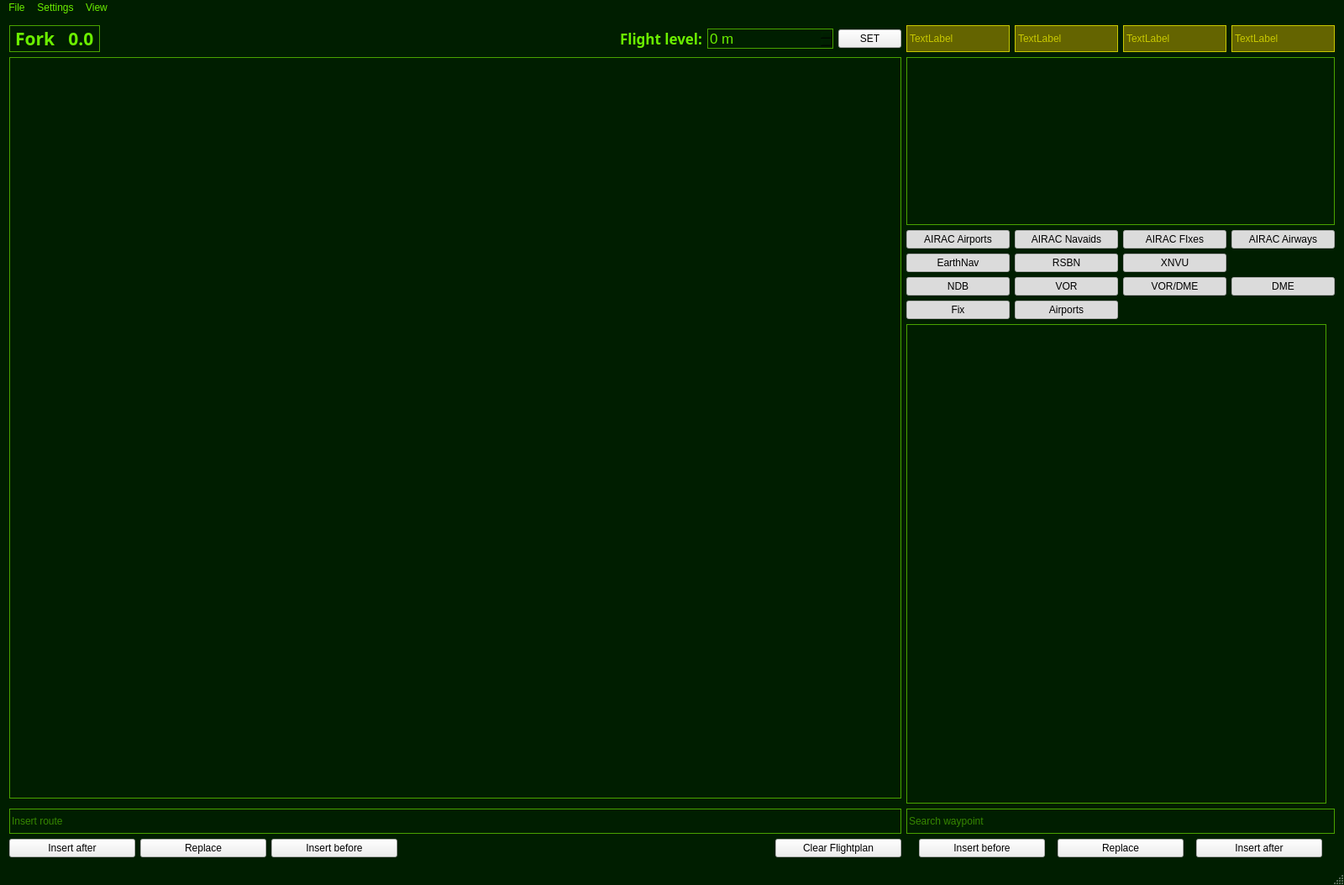
<?xml version="1.0" encoding="UTF-8"?>
<ui version="4.0">
 <class>MainWindow</class>
 <widget class="QMainWindow" name="MainWindow">
  <property name="geometry">
   <rect>
    <x>0</x>
    <y>0</y>
    <width>1600</width>
    <height>1054</height>
   </rect>
  </property>
  <property name="sizePolicy">
   <sizepolicy hsizetype="Preferred" vsizetype="Preferred">
    <horstretch>0</horstretch>
    <verstretch>0</verstretch>
   </sizepolicy>
  </property>
  <property name="font">
   <font>
    <pointsize>9</pointsize>
   </font>
  </property>
  <property name="windowTitle">
   <string>XNVU Calculator v0.24</string>
  </property>
  <property name="styleSheet">
   <string notr="true">
#centralWidget, #label, #labelInsertRoute, #menuBar, #mainToolBar, #statusBar, #menuFile, #menuSettings
{
	background-color: rgb(0, 30, 0);
	color: rgb(107, 239, 0);
}


#frameDescription, #labelFork, #labelAltitude
{
	background-color: rgb(0, 30, 0);
	color: rgb(107, 239, 0);
	border: 1px solid;
	border-color: rgb(73, 163, 0);
}

#labelIWPName2, #labelWPLatlon, #labelWPMagVar, #labelWPNote, #labelWPType, #labelWPType2, #labelFlightLevel
{
	color: rgb(107, 239, 0);
}

#label_alignATS, #label_alignEarthNav, #label_alignWPS, #label_alignFMS
{
	background-color: rgb(100, 100, 0);
	color: rgb(200, 200, 0);
	border: 1px solid;
	border-color: rgb(200, 200, 0);
}

#listWidget, #tableWidget
{
	background-color: rgb(0, 30, 0);
	color: rgb(107, 239, 0);

	border: 1px solid;
	border-color: rgb(73, 163, 0);

	selection-background-color : rgb(73, 163, 0);
	selection-color: rgb(0, 0, 0);
}

#pushButtonInsertAfter, #pushButtonInsertBefore, #pushButtonReplace, #pushButtonRouteInsertAfter, #pushButtonRouteReplace, #pushButtonRouteInsertBefore, #pushButton_ClearFlightplan, #pushButton_showAIRAC_Airports, #pushButton_showAIRAC_Airways, #pushButton_showAIRAC_Navaids, #pushButton_showAIRAC_Fixes, #pushButton_showAirports, #pushButton_showDME, #pushButton_showEarthNav, #pushButton_showFix, #pushButton_showNDB, #pushButton_showRSBN, #pushButton_showVOR, #pushButton_showVORDME, #pushButton_showXNVU, #pushButtonSetFL
{
	background-color: rgb(73, 163, 0);
	color: rgb(0, 0, 0);
}

#lineEdit, #lineEditRoute, #lineEdit_FlightLevel, #spinBoxFL
{
	background-color: rgb(0, 30, 0);
	color: rgb(107, 239, 0);
	border: 1px solid;
	border-color: rgb(73, 163, 0);
}
</string>
  </property>
  <widget class="QWidget" name="centralWidget">
   <property name="styleSheet">
    <string notr="true"/>
   </property>
   <layout class="QGridLayout" name="gridLayout">
    <item row="2" column="5" rowspan="2">
     <layout class="QGridLayout" name="gridLayout_3">
      <item row="0" column="1">
       <widget class="QPushButton" name="pushButton_showAIRAC_Navaids">
        <property name="text">
         <string>AIRAC Navaids</string>
        </property>
        <property name="checkable">
         <bool>true</bool>
        </property>
        <property name="checked">
         <bool>true</bool>
        </property>
       </widget>
      </item>
      <item row="0" column="2">
       <widget class="QPushButton" name="pushButton_showAIRAC_Fixes">
        <property name="text">
         <string>AIRAC FIxes</string>
        </property>
        <property name="checkable">
         <bool>true</bool>
        </property>
        <property name="checked">
         <bool>true</bool>
        </property>
       </widget>
      </item>
      <item row="0" column="3">
       <widget class="QPushButton" name="pushButton_showAIRAC_Airways">
        <property name="text">
         <string>AIRAC Airways</string>
        </property>
        <property name="checkable">
         <bool>true</bool>
        </property>
        <property name="checked">
         <bool>true</bool>
        </property>
       </widget>
      </item>
      <item row="0" column="0">
       <widget class="QPushButton" name="pushButton_showAIRAC_Airports">
        <property name="text">
         <string>AIRAC Airports</string>
        </property>
        <property name="checkable">
         <bool>true</bool>
        </property>
        <property name="checked">
         <bool>true</bool>
        </property>
       </widget>
      </item>
      <item row="1" column="1">
       <widget class="QPushButton" name="pushButton_showRSBN">
        <property name="text">
         <string>RSBN</string>
        </property>
        <property name="checkable">
         <bool>true</bool>
        </property>
        <property name="checked">
         <bool>true</bool>
        </property>
       </widget>
      </item>
      <item row="1" column="0">
       <widget class="QPushButton" name="pushButton_showEarthNav">
        <property name="text">
         <string>EarthNav</string>
        </property>
        <property name="checkable">
         <bool>true</bool>
        </property>
        <property name="checked">
         <bool>true</bool>
        </property>
       </widget>
      </item>
      <item row="1" column="2">
       <widget class="QPushButton" name="pushButton_showXNVU">
        <property name="text">
         <string>XNVU</string>
        </property>
        <property name="checkable">
         <bool>true</bool>
        </property>
        <property name="checked">
         <bool>true</bool>
        </property>
       </widget>
      </item>
      <item row="3" column="0">
       <widget class="QPushButton" name="pushButton_showNDB">
        <property name="text">
         <string>NDB</string>
        </property>
        <property name="checkable">
         <bool>true</bool>
        </property>
        <property name="checked">
         <bool>true</bool>
        </property>
       </widget>
      </item>
      <item row="3" column="1">
       <widget class="QPushButton" name="pushButton_showVOR">
        <property name="text">
         <string>VOR</string>
        </property>
        <property name="checkable">
         <bool>true</bool>
        </property>
        <property name="checked">
         <bool>true</bool>
        </property>
       </widget>
      </item>
      <item row="3" column="2">
       <widget class="QPushButton" name="pushButton_showVORDME">
        <property name="text">
         <string>VOR/DME</string>
        </property>
        <property name="checkable">
         <bool>true</bool>
        </property>
        <property name="checked">
         <bool>true</bool>
        </property>
       </widget>
      </item>
      <item row="3" column="3">
       <widget class="QPushButton" name="pushButton_showDME">
        <property name="text">
         <string>DME</string>
        </property>
        <property name="checkable">
         <bool>true</bool>
        </property>
        <property name="checked">
         <bool>true</bool>
        </property>
       </widget>
      </item>
      <item row="4" column="0">
       <widget class="QPushButton" name="pushButton_showFix">
        <property name="text">
         <string>Fix</string>
        </property>
        <property name="checkable">
         <bool>true</bool>
        </property>
        <property name="checked">
         <bool>true</bool>
        </property>
       </widget>
      </item>
      <item row="4" column="1">
       <widget class="QPushButton" name="pushButton_showAirports">
        <property name="text">
         <string>Airports</string>
        </property>
        <property name="checkable">
         <bool>true</bool>
        </property>
        <property name="checked">
         <bool>true</bool>
        </property>
       </widget>
      </item>
     </layout>
    </item>
    <item row="16" column="0" colspan="5">
     <widget class="QLineEdit" name="lineEditRoute">
      <property name="sizePolicy">
       <sizepolicy hsizetype="Expanding" vsizetype="Fixed">
        <horstretch>1</horstretch>
        <verstretch>0</verstretch>
       </sizepolicy>
      </property>
      <property name="minimumSize">
       <size>
        <width>0</width>
        <height>30</height>
       </size>
      </property>
      <property name="toolTip">
       <string/>
      </property>
      <property name="statusTip">
       <string/>
      </property>
      <property name="whatsThis">
       <string/>
      </property>
      <property name="accessibleName">
       <string/>
      </property>
      <property name="accessibleDescription">
       <string/>
      </property>
      <property name="inputMethodHints">
       <set>Qt::ImhNone</set>
      </property>
      <property name="placeholderText">
       <string>Insert route</string>
      </property>
      <property name="cursorMoveStyle">
       <enum>Qt::LogicalMoveStyle</enum>
      </property>
      <property name="clearButtonEnabled">
       <bool>false</bool>
      </property>
     </widget>
    </item>
    <item row="17" column="0">
     <widget class="QPushButton" name="pushButtonRouteInsertAfter">
      <property name="maximumSize">
       <size>
        <width>150</width>
        <height>16777215</height>
       </size>
      </property>
      <property name="styleSheet">
       <string notr="true"/>
      </property>
      <property name="text">
       <string>Insert after</string>
      </property>
     </widget>
    </item>
    <item row="17" column="1">
     <widget class="QPushButton" name="pushButtonRouteReplace">
      <property name="maximumSize">
       <size>
        <width>150</width>
        <height>16777215</height>
       </size>
      </property>
      <property name="styleSheet">
       <string notr="true"/>
      </property>
      <property name="text">
       <string>Replace</string>
      </property>
     </widget>
    </item>
    <item row="17" column="2">
     <widget class="QPushButton" name="pushButtonRouteInsertBefore">
      <property name="maximumSize">
       <size>
        <width>150</width>
        <height>16777215</height>
       </size>
      </property>
      <property name="styleSheet">
       <string notr="true"/>
      </property>
      <property name="text">
       <string>Insert before</string>
      </property>
     </widget>
    </item>
    <item row="1" column="0" rowspan="14" colspan="5">
     <widget class="QFlightplanTable" name="tableWidget">
      <property name="sizePolicy">
       <sizepolicy hsizetype="Expanding" vsizetype="Expanding">
        <horstretch>1</horstretch>
        <verstretch>1</verstretch>
       </sizepolicy>
      </property>
      <property name="styleSheet">
       <string notr="true"/>
      </property>
      <property name="editTriggers">
       <set>QAbstractItemView::NoEditTriggers</set>
      </property>
      <property name="selectionMode">
       <enum>QAbstractItemView::SingleSelection</enum>
      </property>
      <property name="selectionBehavior">
       <enum>QAbstractItemView::SelectRows</enum>
      </property>
      <property name="columnCount">
       <number>9</number>
      </property>
      <attribute name="horizontalHeaderVisible">
       <bool>false</bool>
      </attribute>
      <attribute name="horizontalHeaderHighlightSections">
       <bool>false</bool>
      </attribute>
      <attribute name="verticalHeaderVisible">
       <bool>false</bool>
      </attribute>
      <column/>
      <column/>
      <column/>
      <column/>
      <column/>
      <column/>
      <column/>
      <column/>
      <column/>
     </widget>
    </item>
    <item row="1" column="5">
     <widget class="QFrameClickable" name="frameDescription">
      <property name="minimumSize">
       <size>
        <width>510</width>
        <height>200</height>
       </size>
      </property>
      <property name="maximumSize">
       <size>
        <width>510</width>
        <height>200</height>
       </size>
      </property>
      <property name="frameShape">
       <enum>QFrame::StyledPanel</enum>
      </property>
      <property name="frameShadow">
       <enum>QFrame::Raised</enum>
      </property>
      <widget class="QLabel" name="labelWPType">
       <property name="geometry">
        <rect>
         <x>0</x>
         <y>40</y>
         <width>501</width>
         <height>31</height>
        </rect>
       </property>
       <property name="font">
        <font>
         <family>TeX Gyre Schola</family>
         <pointsize>11</pointsize>
         <weight>75</weight>
         <bold>true</bold>
         <underline>false</underline>
        </font>
       </property>
       <property name="styleSheet">
        <string notr="true"/>
       </property>
       <property name="text">
        <string/>
       </property>
       <property name="alignment">
        <set>Qt::AlignCenter</set>
       </property>
      </widget>
      <widget class="QLabel" name="labelIWPName2">
       <property name="geometry">
        <rect>
         <x>0</x>
         <y>70</y>
         <width>501</width>
         <height>31</height>
        </rect>
       </property>
       <property name="sizePolicy">
        <sizepolicy hsizetype="Preferred" vsizetype="Preferred">
         <horstretch>1</horstretch>
         <verstretch>0</verstretch>
        </sizepolicy>
       </property>
       <property name="font">
        <font>
         <family>TeX Gyre Schola</family>
         <pointsize>10</pointsize>
         <weight>50</weight>
         <bold>false</bold>
         <underline>false</underline>
        </font>
       </property>
       <property name="styleSheet">
        <string notr="true"/>
       </property>
       <property name="text">
        <string/>
       </property>
       <property name="alignment">
        <set>Qt::AlignCenter</set>
       </property>
      </widget>
      <widget class="QLabel" name="labelWPLatlon">
       <property name="geometry">
        <rect>
         <x>0</x>
         <y>100</y>
         <width>501</width>
         <height>31</height>
        </rect>
       </property>
       <property name="sizePolicy">
        <sizepolicy hsizetype="Preferred" vsizetype="Preferred">
         <horstretch>1</horstretch>
         <verstretch>0</verstretch>
        </sizepolicy>
       </property>
       <property name="font">
        <font>
         <family>TeX Gyre Schola</family>
         <pointsize>11</pointsize>
         <weight>50</weight>
         <bold>false</bold>
         <underline>false</underline>
        </font>
       </property>
       <property name="styleSheet">
        <string notr="true"/>
       </property>
       <property name="text">
        <string/>
       </property>
       <property name="alignment">
        <set>Qt::AlignCenter</set>
       </property>
      </widget>
      <widget class="QLabel" name="labelWPNote">
       <property name="geometry">
        <rect>
         <x>0</x>
         <y>170</y>
         <width>501</width>
         <height>31</height>
        </rect>
       </property>
       <property name="font">
        <font>
         <family>TeX Gyre Schola</family>
         <pointsize>9</pointsize>
         <weight>50</weight>
         <italic>true</italic>
         <bold>false</bold>
         <underline>false</underline>
        </font>
       </property>
       <property name="text">
        <string/>
       </property>
      </widget>
      <widget class="QLabel" name="labelWPMagVar">
       <property name="geometry">
        <rect>
         <x>0</x>
         <y>140</y>
         <width>502</width>
         <height>27</height>
        </rect>
       </property>
       <property name="sizePolicy">
        <sizepolicy hsizetype="Preferred" vsizetype="Preferred">
         <horstretch>1</horstretch>
         <verstretch>0</verstretch>
        </sizepolicy>
       </property>
       <property name="font">
        <font>
         <family>TeX Gyre Schola</family>
         <pointsize>11</pointsize>
         <weight>50</weight>
         <bold>false</bold>
         <underline>false</underline>
        </font>
       </property>
       <property name="styleSheet">
        <string notr="true"/>
       </property>
       <property name="text">
        <string/>
       </property>
       <property name="alignment">
        <set>Qt::AlignCenter</set>
       </property>
      </widget>
      <widget class="QLabel" name="labelWPType2">
       <property name="geometry">
        <rect>
         <x>10</x>
         <y>10</y>
         <width>491</width>
         <height>21</height>
        </rect>
       </property>
       <property name="font">
        <font>
         <pointsize>13</pointsize>
         <weight>75</weight>
         <bold>true</bold>
         <underline>true</underline>
        </font>
       </property>
       <property name="text">
        <string/>
       </property>
       <property name="alignment">
        <set>Qt::AlignCenter</set>
       </property>
      </widget>
     </widget>
    </item>
    <item row="17" column="4">
     <widget class="QPushButton" name="pushButton_ClearFlightplan">
      <property name="maximumSize">
       <size>
        <width>150</width>
        <height>16777215</height>
       </size>
      </property>
      <property name="styleSheet">
       <string notr="true"/>
      </property>
      <property name="text">
       <string>Clear Flightplan</string>
      </property>
     </widget>
    </item>
    <item row="0" column="5">
     <layout class="QHBoxLayout" name="horizontalLayout_4">
      <item>
       <widget class="QLabel" name="label_alignATS">
        <property name="text">
         <string>TextLabel</string>
        </property>
       </widget>
      </item>
      <item>
       <widget class="QLabel" name="label_alignEarthNav">
        <property name="text">
         <string>TextLabel</string>
        </property>
       </widget>
      </item>
      <item>
       <widget class="QLabel" name="label_alignWPS">
        <property name="text">
         <string>TextLabel</string>
        </property>
       </widget>
      </item>
      <item>
       <widget class="QLabel" name="label_alignFMS">
        <property name="text">
         <string>TextLabel</string>
        </property>
       </widget>
      </item>
     </layout>
    </item>
    <item row="4" column="5" rowspan="14">
     <layout class="QGridLayout" name="gridLayout_2" columnstretch="0,0,0">
      <item row="12" column="2">
       <layout class="QHBoxLayout" name="horizontalLayout_3">
        <property name="spacing">
         <number>0</number>
        </property>
        <item>
         <widget class="QPushButton" name="pushButtonInsertBefore">
          <property name="maximumSize">
           <size>
            <width>150</width>
            <height>16777215</height>
           </size>
          </property>
          <property name="styleSheet">
           <string notr="true"/>
          </property>
          <property name="text">
           <string>Insert before</string>
          </property>
         </widget>
        </item>
        <item>
         <widget class="QPushButton" name="pushButtonReplace">
          <property name="maximumSize">
           <size>
            <width>150</width>
            <height>16777215</height>
           </size>
          </property>
          <property name="styleSheet">
           <string notr="true"/>
          </property>
          <property name="text">
           <string>Replace</string>
          </property>
         </widget>
        </item>
        <item>
         <widget class="QPushButton" name="pushButtonInsertAfter">
          <property name="maximumSize">
           <size>
            <width>150</width>
            <height>16777215</height>
           </size>
          </property>
          <property name="styleSheet">
           <string notr="true"/>
          </property>
          <property name="text">
           <string>Insert after</string>
          </property>
         </widget>
        </item>
       </layout>
      </item>
      <item row="10" column="2">
       <layout class="QHBoxLayout" name="horizontalLayout" stretch="0">
        <property name="spacing">
         <number>7</number>
        </property>
        <property name="sizeConstraint">
         <enum>QLayout::SetMaximumSize</enum>
        </property>
        <item>
         <widget class="QLineEdit" name="lineEdit">
          <property name="sizePolicy">
           <sizepolicy hsizetype="Expanding" vsizetype="Fixed">
            <horstretch>1</horstretch>
            <verstretch>0</verstretch>
           </sizepolicy>
          </property>
          <property name="minimumSize">
           <size>
            <width>200</width>
            <height>30</height>
           </size>
          </property>
          <property name="maximumSize">
           <size>
            <width>16777215</width>
            <height>30</height>
           </size>
          </property>
          <property name="layoutDirection">
           <enum>Qt::LeftToRight</enum>
          </property>
          <property name="styleSheet">
           <string notr="true"/>
          </property>
          <property name="alignment">
           <set>Qt::AlignLeading|Qt::AlignLeft|Qt::AlignVCenter</set>
          </property>
          <property name="placeholderText">
           <string>Search waypoint</string>
          </property>
         </widget>
        </item>
       </layout>
      </item>
      <item row="1" column="2" rowspan="9">
       <widget class="QSearchList" name="listWidget">
        <property name="sizePolicy">
         <sizepolicy hsizetype="Expanding" vsizetype="Expanding">
          <horstretch>1</horstretch>
          <verstretch>1</verstretch>
         </sizepolicy>
        </property>
        <property name="minimumSize">
         <size>
          <width>500</width>
          <height>30</height>
         </size>
        </property>
        <property name="maximumSize">
         <size>
          <width>500</width>
          <height>16777215</height>
         </size>
        </property>
        <property name="styleSheet">
         <string notr="true"/>
        </property>
        <property name="viewMode">
         <enum>QListView::ListMode</enum>
        </property>
       </widget>
      </item>
     </layout>
    </item>
    <item row="0" column="0" colspan="5">
     <layout class="QHBoxLayout" name="horizontalLayout_2">
      <item alignment="Qt::AlignLeft">
       <widget class="QLabel" name="labelFork">
        <property name="sizePolicy">
         <sizepolicy hsizetype="Preferred" vsizetype="Preferred">
          <horstretch>0</horstretch>
          <verstretch>0</verstretch>
         </sizepolicy>
        </property>
        <property name="maximumSize">
         <size>
          <width>175</width>
          <height>16777215</height>
         </size>
        </property>
        <property name="font">
         <font>
          <family>Gentium Basic</family>
          <pointsize>16</pointsize>
          <weight>75</weight>
          <bold>true</bold>
          <kerning>true</kerning>
         </font>
        </property>
        <property name="styleSheet">
         <string notr="true"/>
        </property>
        <property name="text">
         <string>Fork   0.0</string>
        </property>
       </widget>
      </item>
      <item>
       <widget class="QLabel" name="labelFlightLevel">
        <property name="sizePolicy">
         <sizepolicy hsizetype="Preferred" vsizetype="Preferred">
          <horstretch>0</horstretch>
          <verstretch>0</verstretch>
         </sizepolicy>
        </property>
        <property name="maximumSize">
         <size>
          <width>150</width>
          <height>29</height>
         </size>
        </property>
        <property name="font">
         <font>
          <family>Gentium Basic</family>
          <pointsize>13</pointsize>
          <weight>75</weight>
          <bold>true</bold>
          <kerning>true</kerning>
         </font>
        </property>
        <property name="styleSheet">
         <string notr="true"/>
        </property>
        <property name="text">
         <string>Flight level:</string>
        </property>
        <property name="alignment">
         <set>Qt::AlignRight|Qt::AlignTrailing|Qt::AlignVCenter</set>
        </property>
       </widget>
      </item>
      <item>
       <widget class="QSpinBox" name="spinBoxFL">
        <property name="minimumSize">
         <size>
          <width>150</width>
          <height>0</height>
         </size>
        </property>
        <property name="maximumSize">
         <size>
          <width>150</width>
          <height>16777215</height>
         </size>
        </property>
        <property name="font">
         <font>
          <pointsize>13</pointsize>
         </font>
        </property>
        <property name="specialValueText">
         <string>test</string>
        </property>
        <property name="suffix">
         <string> m</string>
        </property>
        <property name="prefix">
         <string/>
        </property>
        <property name="minimum">
         <number>-999999</number>
        </property>
        <property name="maximum">
         <number>999999</number>
        </property>
        <property name="singleStep">
         <number>100</number>
        </property>
       </widget>
      </item>
      <item>
       <widget class="QPushButton" name="pushButtonSetFL">
        <property name="maximumSize">
         <size>
          <width>75</width>
          <height>16777215</height>
         </size>
        </property>
        <property name="text">
         <string>SET</string>
        </property>
       </widget>
      </item>
     </layout>
    </item>
   </layout>
  </widget>
  <widget class="QMenuBar" name="menuBar">
   <property name="geometry">
    <rect>
     <x>0</x>
     <y>0</y>
     <width>1600</width>
     <height>23</height>
    </rect>
   </property>
   <widget class="QMenu" name="menuFile">
    <property name="title">
     <string>File</string>
    </property>
    <addaction name="actionLoad_XNVU_flightplan"/>
    <addaction name="actionSave_XNVU_flightplan"/>
    <addaction name="actionImport_X_Plane_FMS"/>
    <addaction name="actionExport_X_Plane_FMS"/>
    <addaction name="actionPrint"/>
    <addaction name="separator"/>
    <addaction name="actionExit"/>
   </widget>
   <widget class="QMenu" name="menuSettings">
    <property name="title">
     <string>Settings</string>
    </property>
    <addaction name="actionX_Plane_folder"/>
    <addaction name="actionOptions"/>
    <addaction name="actionXNVU_library"/>
   </widget>
   <widget class="QMenu" name="menuView">
    <property name="title">
     <string>View</string>
    </property>
    <addaction name="actionShow_feet"/>
   </widget>
   <addaction name="menuFile"/>
   <addaction name="menuSettings"/>
   <addaction name="menuView"/>
  </widget>
  <widget class="QStatusBar" name="statusBar"/>
  <action name="actionImport_X_Plane_FMS">
   <property name="text">
    <string>Import X-Plane FMS...</string>
   </property>
  </action>
  <action name="actionExit">
   <property name="text">
    <string>Exit</string>
   </property>
  </action>
  <action name="actionX_Plane_folder">
   <property name="text">
    <string>Set X-Plane folder...</string>
   </property>
  </action>
  <action name="actionPrint">
   <property name="text">
    <string>Print...</string>
   </property>
  </action>
  <action name="actionExport_X_Plane_FMS">
   <property name="text">
    <string>Export X-Plane FMS...</string>
   </property>
  </action>
  <action name="actionSave_XNVU_flightplan">
   <property name="text">
    <string>Save XNVU flightplan...</string>
   </property>
  </action>
  <action name="actionLoad_XNVU_flightplan">
   <property name="text">
    <string>Load XNVU flightplan...</string>
   </property>
  </action>
  <action name="actionOptions">
   <property name="text">
    <string>Options...</string>
   </property>
  </action>
  <action name="actionXNVU_library">
   <property name="text">
    <string>XNVU library...</string>
   </property>
  </action>
  <action name="actionShow_feet">
   <property name="checkable">
    <bool>true</bool>
   </property>
   <property name="text">
    <string>Show feet</string>
   </property>
  </action>
 </widget>
 <layoutdefault spacing="6" margin="11"/>
 <customwidgets>
  <customwidget>
   <class>QFlightplanTable</class>
   <extends>QTableWidget</extends>
   <header>qflightplantable.h</header>
  </customwidget>
  <customwidget>
   <class>QFrameClickable</class>
   <extends>QFrame</extends>
   <header>qframeclickable.h</header>
   <container>1</container>
  </customwidget>
  <customwidget>
   <class>QSearchList</class>
   <extends>QListWidget</extends>
   <header>qsearchlist.h</header>
  </customwidget>
 </customwidgets>
 <resources/>
 <connections/>
</ui>
